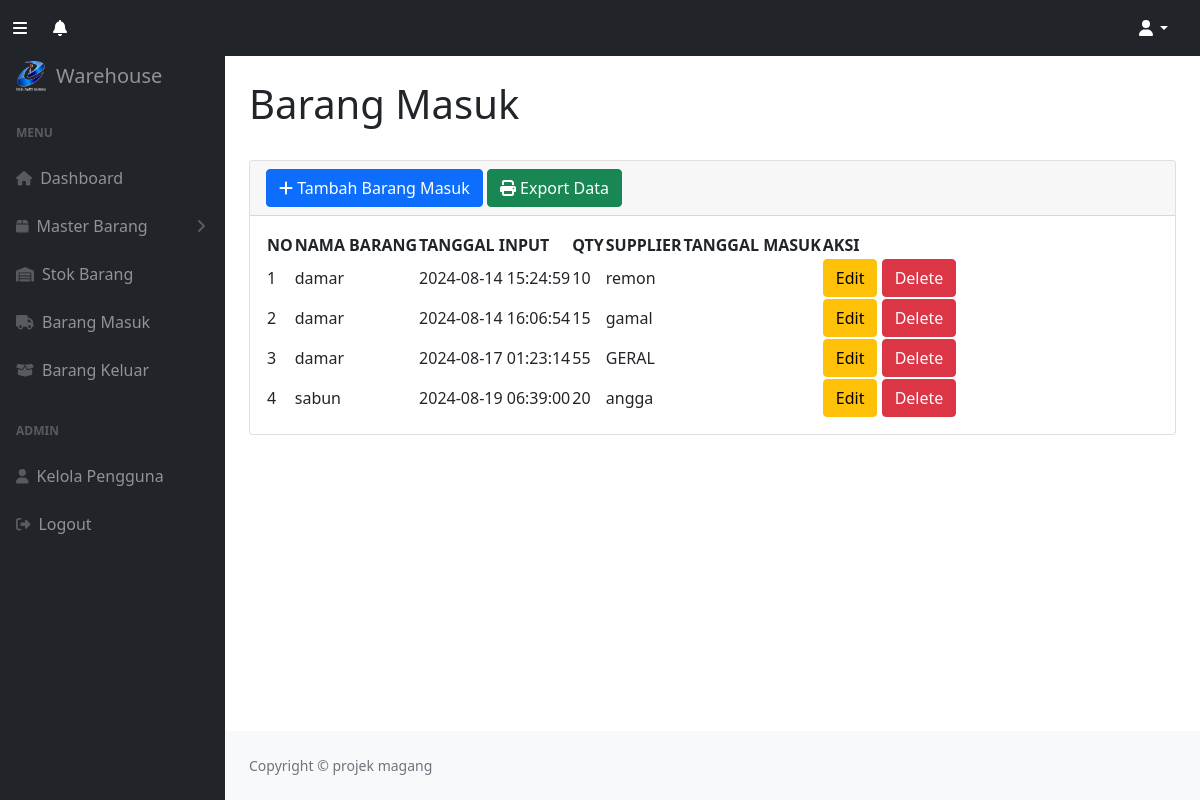
The page /barangmasuk.php (signed in) on the database as committed earlier.
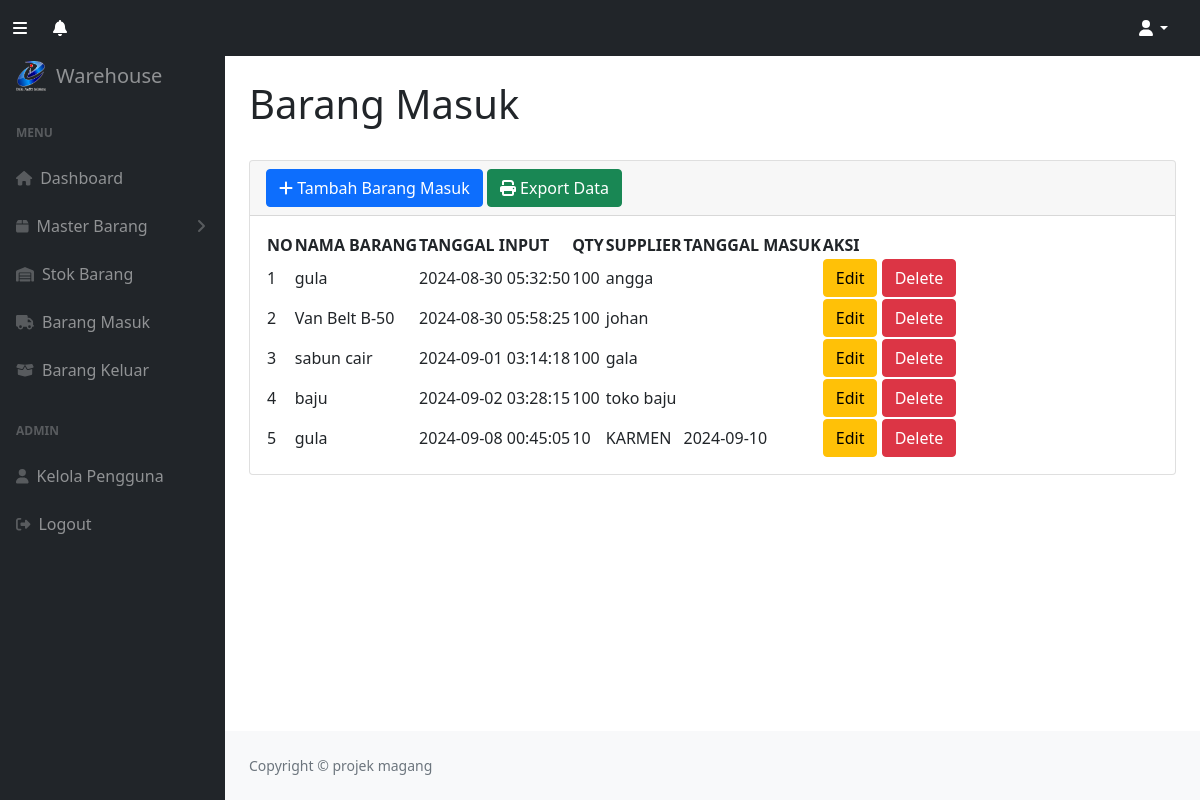
The same page on the database as committed later.
### tables this page shows
CREATE TABLE `barangmasuk` (
  `idmasuk` int NOT NULL,
  `idbarang` int NOT NULL,
  `tanggal` timestamp NOT NULL DEFAULT CURRENT_TIMESTAMP,
  `keterangan` varchar(25) NOT NULL,
  `qty` int NOT NULL,
  `tanggal_masuk` varchar(20) NOT NULL
);

CREATE TABLE `stok` (
  `idbarang` int NOT NULL,
  `namabarang` varchar(25) NOT NULL,
  `deskripsi` varchar(25) NOT NULL,
  `stok` int NOT NULL,
  `kodebarang` varchar(25) NOT NULL,
  `namasatuan` varchar(25) NOT NULL,
  `namajenis` varchar(25) NOT NULL,
  `image` varchar(99) DEFAULT NULL
);

### barangmasuk.php (the view, shortened to what the changed rows need)
<!DOCTYPE html>
<?php
require 'function.php';
?>
<html lang="en">
    <head>
        <link href="https://cdn.jsdelivr.net/npm/simple-datatables@7.1.2/dist/style.min.css" rel="stylesheet" />
        <link href="css/style.min.css" rel="stylesheet" />
        <link href="css/styles.css" rel="stylesheet" />
        <link href="css/bootstrap.min.css" rel="stylesheet">
    </head>
    <body class="sb-nav-fixed">
        <div id="layoutSidenav">
            <div id="layoutSidenav_content">
                <main>
                    <div class="container-fluid px-4">
                        <h1 class="mt-4">Barang Masuk</h1>
                        <div class="card mb-4">
                            <div class="card-body">
                                <table id="datatablesSimple">
                                <thead>
                                        <tr>
                                            <th>NO</th>
                                            <th>NAMA BARANG </th>
                                            <th>TANGGAL INPUT</th>
                                            <th>QTY</th>
                                            <th>SUPPLIER </th>
                                            <th>TANGGAL MASUK </th>
                                            <th>AKSI </th>
                                        </tr>
                                    </thead>
                                    <tbody>
                                    <?php
                                    $i = 1;
                                    $ambilsemuadatabarangmasuk = mysqli_query($conn,
                                        "SELECT * FROM barangmasuk bm
                                        JOIN stok s ON bm.idbarang = s.idbarang");
                                    while($data=mysqli_fetch_array($ambilsemuadatabarangmasuk)){
                                        $namabarang = $data['namabarang'];
                                        $tanggal = $data['tanggal'];
                                        $keterangan = $data['keterangan'];
                                        $qty = $data['qty'];
                                        $tanggal_masuk = $data['tanggal_masuk'];
                                        $idm = $data['idmasuk'];
                                    ?>
                                        <tr>
                                            <td><?=$i++;?></td>
                                            <td><?=$namabarang;?></td>
                                            <td><?=$tanggal;?></td>
                                            <td><?=$qty;?></td>
                                            <td><?=$keterangan;?></td>
                                            <td><?=$tanggal_masuk;?></td>
                                            <td>
                                            <button type="button" class="btn btn-warning" data-bs-toggle="modal" data-bs-target="#edit<?=$idm;?>">
                                             Edit
                                            </button>
                                            <button  type="button" class="btn btn-danger" data-bs-toggle="modal" data-bs-target="#delete<?=$idm;?>">
                                             Delete
                                            </button>
                                            </td>
                                        </tr>
                                    <?php
                                    };
                                    ?>
                                    </tbody>
                                </table>
                            </div>
                        </div>
                    </div>
                </main>
            </div>
        </div>
    </body>
</html>

Rows that differ between the two databases and show on the page:
removed barangmasuk: idbarang.namabarang "damar", tanggal "2024-08-14 15:24:59", qty "10", keterangan "remon"
removed barangmasuk: idbarang.namabarang "damar", tanggal "2024-08-14 16:06:54", qty "15", keterangan "gamal"
removed barangmasuk: idbarang.namabarang "damar", tanggal "2024-08-17 01:23:14", qty "55", keterangan "GERAL"
removed barangmasuk: idbarang.namabarang "sabun", tanggal "2024-08-19 06:39:00", qty "20", keterangan "angga"
added barangmasuk: idbarang.namabarang "gula", tanggal "2024-08-30 05:32:50", qty "100", keterangan "angga"
added barangmasuk: idbarang.namabarang "Van Belt B-50", tanggal "2024-08-30 05:58:25", qty "100", keterangan "johan"
added barangmasuk: idbarang.namabarang "sabun cair", tanggal "2024-09-01 03:14:18", qty "100", keterangan "gala"
added barangmasuk: idbarang.namabarang "baju", tanggal "2024-09-02 03:28:15", qty "100", keterangan "toko baju"
added barangmasuk: idbarang.namabarang "gula", tanggal "2024-09-08 00:45:05", qty "10", keterangan "KARMEN", tanggal_masuk "2024-09-10"
